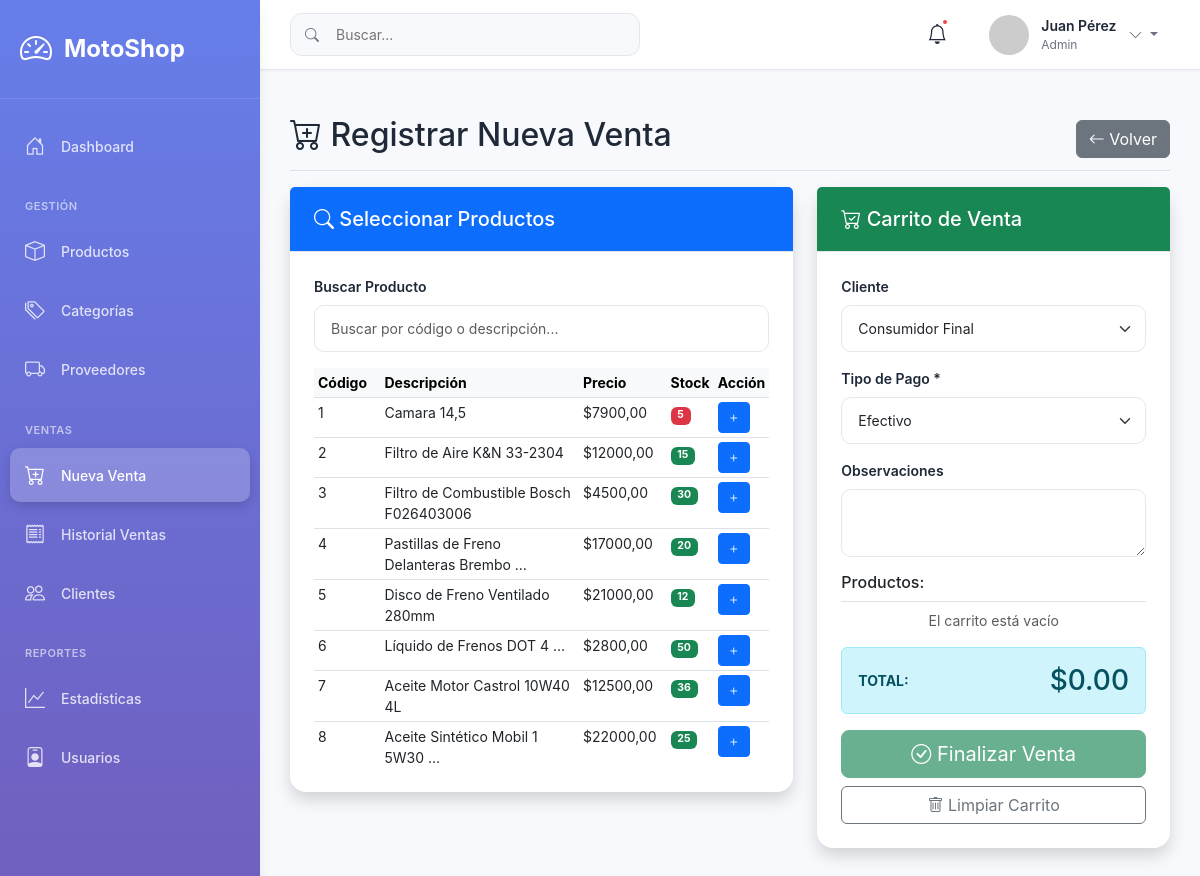
The page /ventas/crear/ (signed in) on the database its author committed.
### apps/inventario/models.py (models this page shows, shortened)
class Producto(models.Model):
    codigo = models.IntegerField(unique=True)
    descripcion = models.TextField(blank=True, null=True)
    precio_costo = models.DecimalField(max_digits=10, decimal_places=2)
    precio_venta = models.DecimalField(max_digits=10, decimal_places=2)
    stock = models.IntegerField(default=0)
    stock_minimo = models.IntegerField(default=5, help_text='Stock mínimo para alertas')
    categoria = models.ForeignKey(Categoria, on_delete=models.SET_NULL, null=True, blank=True)
    proveedor = models.ForeignKey(Proveedor, on_delete=models.SET_NULL, null=True, blank=True)
    estado = models.IntegerField(default=1)
    class Meta:
        db_table = 'productos'
        verbose_name = 'Producto'
        verbose_name_plural = 'Productos'

### apps/ventas/views.py (the view, shortened to what this page needs)
# urls.py: path('crear/', views.crear_venta, name='crear_venta'),
@login_required
def crear_venta(request):
    clientes = Cliente.objects.filter(estado=1)
    productos = Producto.objects.filter(estado=1, stock__gt=0)
    return render(request, 'ventas/crear_venta.html', {
        'clientes': clientes,
        'productos': productos
    })

### apps/clientes/models.py (called while the page is built)
    @property
    def nombre_completo(self):
        return f"{self.nombre} {self.apellido}"

### templates/ventas/crear_venta.html (shortened to what this page needs)
{% extends 'base.html' %}
{% block content %}
<div class="d-flex justify-content-between flex-wrap flex-md-nowrap align-items-center pt-3 pb-2 mb-3 border-bottom">
    <h1 class="h2"><i class="bi bi-cart-plus"></i> Registrar Nueva Venta</h1>
    <div class="btn-toolbar mb-2 mb-md-0">
        <a href="{% url 'lista_ventas' %}" class="btn btn-secondary">
            <i class="bi bi-arrow-left"></i> Volver
        </a>
    </div>
</div>
<div class="row">
    <div class="col-md-7">
        <div class="card shadow mb-4">
            <div class="card-header bg-primary text-white">
                <h5 class="mb-0"><i class="bi bi-search"></i> Seleccionar Productos</h5>
            </div>
            <div class="card-body">
                <div class="mb-3">
                    <label class="form-label">Buscar Producto</label>
                    <input type="text" class="form-control" id="buscarProducto" placeholder="Buscar por código o descripción...">
                </div>
                <div class="table-responsive" style="max-height: 400px; overflow-y: auto;">
                    <table class="table table-hover table-sm">
                        <thead class="table-light sticky-top">
                            <tr>
                                <th>Código</th>
                                <th>Descripción</th>
                                <th>Precio</th>
                                <th>Stock</th>
                                <th>Acción</th>
                            </tr>
                        </thead>
                        <tbody id="listaProductos">
                            {% for producto in productos %}
                            <tr>
                                <td>{{ producto.codigo }}</td>
                                <td>{{ producto.descripcion|truncatewords:5 }}</td>
                                <td>${{ producto.precio_venta }}</td>
                                <td>
                                    <span class="badge {% if producto.stock < 10 %}bg-danger{% else %}bg-success{% endif %}">
                                        {{ producto.stock }}
                                    </span>
                                </td>
                                <td>
                                    <button type="button" class="btn btn-sm btn-primary"
                                            data-id="{{ producto.id }}"
                                            data-descripcion="{{ producto.descripcion }}"
                                            data-precio="{{ producto.precio_venta }}"
                                            data-stock="{{ producto.stock }}"
                                            onclick="agregarAlCarrito(this)">
                                        <i class="bi bi-plus"></i>
                                    </button>
                                </td>
                            </tr>
                            {% empty %}
                            <tr>
                                <td colspan="5" class="text-center text-muted">No hay productos disponibles</td>
                            </tr>
                            {% endfor %}
                        </tbody>
                    </table>
                </div>
            </div>
        </div>
    </div>
    <div class="col-md-5">
        <div class="card shadow mb-4">
            <div class="card-header bg-success text-white">
                <h5 class="mb-0"><i class="bi bi-cart-check"></i> Carrito de Venta</h5>
            </div>
            <div class="card-body">
                <form method="post" id="formVenta">
                    <div class="mb-3">
                        <label for="cliente" class="form-label">Cliente</label>
                        <select name="cliente" id="cliente" class="form-select">
                            <option value="">Consumidor Final</option>
                        </select>
                    </div>
                    <div class="mb-3">
                        <label for="tipo_pago" class="form-label">Tipo de Pago *</label>
                        <select name="tipo_pago" id="tipo_pago" class="form-select" required>
                            <option value="efectivo">Efectivo</option>
                        </select>
                    </div>
                    <div class="mb-3">
                        <label for="observacion" class="form-label">Observaciones</label>
                        <textarea name="observacion" id="observacion" class="form-control" rows="2"></textarea>
                    </div>
                    <div id="carritoContainer">
                        <h6 class="border-bottom pb-2 mb-2">Productos:</h6>
                        <div id="carritoItems" class="mb-3">
                            <p class="text-muted text-center">El carrito está vacío</p>
                        </div>
                    </div>
                    <div class="alert alert-info">
                        <div class="d-flex justify-content-between align-items-center">
                            <strong>TOTAL:</strong>
                            <h3 class="mb-0" id="totalVenta">$0.00</h3>
                        </div>
                    </div>
                    <div class="d-grid gap-2">
                        <button type="submit" class="btn btn-success btn-lg" id="btnFinalizarVenta" disabled>
                            <i class="bi bi-check-circle"></i> Finalizar Venta
                        </button>
                        <button type="button" class="btn btn-outline-secondary" onclick="limpiarCarrito()">
                            <i class="bi bi-trash"></i> Limpiar Carrito
                        </button>
                    </div>
                </form>
            </div>
        </div>
    </div>
</div>
{% endblock %}

### templates/base.html (shortened to what this page needs)
{% load static %}
<!DOCTYPE html>
<html lang="es">
<head>
    <link href="https://cdn.jsdelivr.net/npm/bootstrap@5.3.0/dist/css/bootstrap.min.css" rel="stylesheet">
    <link rel="stylesheet" href="https://cdn.jsdelivr.net/npm/bootstrap-icons@1.10.0/font/bootstrap-icons.css">
    <link rel="stylesheet" href="{% static 'css/modern-style.css' %}">
</head>
<body>
    <aside class="sidebar">
        <div class="sidebar-header">
            <div class="logo">
                <i class="bi bi-speedometer2"></i>
                <span class="logo-text">MotoShop</span>
            </div>
        </div>
        <nav class="sidebar-nav">
            <ul class="nav-list">
                <li class="nav-item">
                    <a href="{% url 'dashboard' %}" class="nav-link">
                        <i class="bi bi-house-door"></i>
                        <span>Dashboard</span>
                    </a>
                </li>
                <li class="nav-section">GESTIÓN</li>
                <li class="nav-item">
                    <a href="{% url 'lista_productos' %}" class="nav-link">
                        <i class="bi bi-box"></i>
                        <span>Productos</span>
                    </a>
                </li>
                <li class="nav-item">
                    <a href="{% url 'lista_categorias' %}" class="nav-link">
                        <i class="bi bi-tags"></i>
                        <span>Categorías</span>
                    </a>
                </li>
                <li class="nav-item">
                    <a href="{% url 'lista_proveedores' %}" class="nav-link">
                        <i class="bi bi-truck"></i>
                        <span>Proveedores</span>
                    </a>
                </li>
                <li class="nav-section">VENTAS</li>
                <li class="nav-item">
                    <a href="{% url 'crear_venta' %}" class="nav-link">
                        <i class="bi bi-cart-plus"></i>
                        <span>Nueva Venta</span>
                    </a>
                </li>
                <li class="nav-item">
                    <a href="{% url 'lista_ventas' %}" class="nav-link">
                        <i class="bi bi-receipt"></i>
                        <span>Historial Ventas</span>
                    </a>
                </li>
                <li class="nav-item">
                    <a href="{% url 'lista_clientes' %}" class="nav-link">
                        <i class="bi bi-people"></i>
                        <span>Clientes</span>
                    </a>
                </li>
                <li class="nav-section">REPORTES</li>
                <li class="nav-item">
                    <a href="{% url 'reportes' %}" class="nav-link">
                        <i class="bi bi-graph-up"></i>
                        <span>Estadísticas</span>
                    </a>
                </li>
                <li class="nav-item">
                    <a href="{% url 'lista_usuarios' %}" class="nav-link">
                        <i class="bi bi-person-badge"></i>
                        <span>Usuarios</span>
                    </a>
                </li>
            </ul>
        </nav>
    </aside>
    <main class="main-content">
        <nav class="top-nav">
            <div class="top-nav-left">
                <div class="search-box">
                    <i class="bi bi-search"></i>
                    <input type="text" placeholder="Buscar..." class="search-input">
                </div>
            </div>
            <div class="top-nav-right">
                <button class="icon-btn notification-btn">
                    <i class="bi bi-bell"></i>
                    <span class="badge-dot"></span>
                </button>
                <div class="user-menu">
                    <div class="user-avatar">
                        <img src="https://ui-avatars.com/api/?name={{ user.first_name }}+{{ user.last_name }}&background=667eea&color=fff" alt="User">
                    </div>
                    <div class="user-info">
                        <span class="user-name">{{ user.first_name }} {{ user.last_name }}</span>
                        <span class="user-role">{{ user.perfil.rol.tipo|default:"Admin" }}</span>
                    </div>
                    <div class="dropdown">
                        <button class="dropdown-toggle" type="button" data-bs-toggle="dropdown">
                            <i class="bi bi-chevron-down"></i>
                        </button>
                    </div>
                </div>
            </div>
        </nav>
        <div class="page-content">
            {% block content %}{% endblock %}
        </div>
    </main>
</body>
</html>

### static/css/modern-style.css (style rules this page uses)
:root { --primary-color: #667eea; --secondary-color: #764ba2; --success-color: #10b981; --danger-color: #ef4444; --warning-color: #f59e0b; --info-color: #3b82f6; --sidebar-width: 260px; --sidebar-collapsed-width: 70px; --topnav-height: 70px; --bg-primary: #f8f9fc; --bg-secondary: #ffffff; --text-primary: #1f2937; --text-secondary: #6b7280; --border-color: #e5e7eb; --shadow-sm: 0 1px 2px 0 rgba(0, 0, 0, 0.05); --shadow-md: 0 4px 6px -1px rgba(0, 0, 0, 0.1); --shadow-lg: 0 10px 15px -3px rgba(0, 0, 0, 0.1); }
* { margin: 0; padding: 0; box-sizing: border-box; }
body { font-family: 'Inter', -apple-system, BlinkMacSystemFont, 'Segoe UI', Roboto, sans-serif; background-color: var(--bg-primary); color: var(--text-primary); font-size: 14px; line-height: 1.5; }
.sidebar { position: fixed; left: 0; top: 0; bottom: 0; width: var(--sidebar-width); background: linear-gradient(180deg, #667eea 0%, #764ba2 100%); color: white; z-index: 1000; transition: all 0.3s ease; overflow-y: auto; box-shadow: var(--shadow-lg); }
.sidebar-header { padding: 25px 20px; border-bottom: 1px solid rgba(255, 255, 255, 0.1); }
.logo { display: flex; align-items: center; gap: 12px; font-size: 24px; font-weight: 700; }
.logo i { font-size: 32px; }
.sidebar-nav { padding: 20px 0; }
.nav-list { list-style: none; padding: 0 10px; }
.nav-section { padding: 20px 15px 10px; font-size: 11px; font-weight: 600; text-transform: uppercase; letter-spacing: 0.5px; color: rgba(255, 255, 255, 0.6); }
.nav-item { margin-bottom: 5px; }
.nav-link { display: flex; align-items: center; gap: 12px; padding: 12px 15px; color: rgba(255, 255, 255, 0.8); text-decoration: none; border-radius: 10px; transition: all 0.3s ease; font-weight: 500; }
.nav-link i { font-size: 20px; width: 24px; }
.nav-link.active { background: rgba(255, 255, 255, 0.2); color: white; box-shadow: 0 4px 12px rgba(0, 0, 0, 0.15); }
.main-content { margin-left: var(--sidebar-width); min-height: 100vh; transition: margin-left 0.3s ease; }
.top-nav { position: sticky; top: 0; height: var(--topnav-height); background: white; border-bottom: 1px solid var(--border-color); display: flex; align-items: center; justify-content: space-between; padding: 0 30px; z-index: 100; box-shadow: var(--shadow-sm); }
.top-nav-left { display: flex; align-items: center; gap: 20px; }
.search-box { position: relative; width: 350px; }
.search-box i { position: absolute; left: 15px; top: 50%; transform: translateY(-50%); color: var(--text-secondary); }
.search-input { width: 100%; padding: 10px 15px 10px 45px; border: 1px solid var(--border-color); border-radius: 12px; background: var(--bg-primary); font-size: 14px; transition: all 0.3s; }
.top-nav-right { display: flex; align-items: center; gap: 20px; }
.icon-btn { position: relative; background: none; border: none; font-size: 20px; color: var(--text-primary); cursor: pointer; padding: 10px; border-radius: 10px; transition: all 0.3s; }
.badge-dot { position: absolute; top: 8px; right: 8px; width: 8px; height: 8px; background: var(--danger-color); border-radius: 50%; border: 2px solid white; }
.user-menu { display: flex; align-items: center; gap: 12px; padding: 8px 12px; border-radius: 12px; cursor: pointer; transition: all 0.3s; }
.user-avatar { width: 40px; height: 40px; border-radius: 50%; overflow: hidden; }
.user-avatar img { width: 100%; height: 100%; object-fit: cover; }
.user-info { display: flex; flex-direction: column; }
.user-name { font-weight: 600; font-size: 14px; color: var(--text-primary); }
.user-role { font-size: 12px; color: var(--text-secondary); }
.dropdown-toggle { background: none; border: none; color: var(--text-secondary); cursor: pointer; }
.page-content { padding: 30px; }
.card { background: white; border: none; border-radius: 16px; box-shadow: var(--shadow-sm); margin-bottom: 24px; transition: all 0.3s; }
.card-header { background: transparent; border-bottom: 1px solid var(--border-color); padding: 20px 24px; font-weight: 600; font-size: 16px; }
.card-body { padding: 24px; }
.form-control, .form-select { border: 1px solid var(--border-color); border-radius: 10px; padding: 12px 16px; font-size: 14px; transition: all 0.3s; }
.form-label { font-weight: 600; color: var(--text-primary); margin-bottom: 8px; font-size: 14px; }
.card { animation: fadeInUp 0.5s ease; }

### rows shown on the page
Producto: codigo "1", descripcion "Camara 14,5", precio_venta "7900,00", stock "5"
Producto: codigo "2", descripcion "Filtro de Aire K&N 33-2304", precio_venta "12000,00", stock "15"
Producto: codigo "3", descripcion "Filtro de Combustible Bosch F026403006", precio_venta "4500,00", stock "30"
Producto: codigo "4", descripcion "Pastillas de Freno Delanteras Brembo …", precio_venta "17000,00", stock "20"
Producto: codigo "5", descripcion "Disco de Freno Ventilado 280mm", precio_venta "21000,00", stock "12"
Producto: codigo "6", descripcion "Líquido de Frenos DOT 4 …", precio_venta "2800,00", stock "50"
Producto: codigo "7", descripcion "Aceite Motor Castrol 10W40 4L", precio_venta "12500,00", stock "36"
Producto: codigo "8", descripcion "Aceite Sintético Mobil 1 5W30 …", precio_venta "22000,00", stock "25"

### other values the page prints
{{ user.first_name }} "Juan"
{{ user.last_name }} "Pérez"
{{ user.perfil.rol.tipo|default:"Admin" }} "Admin"
